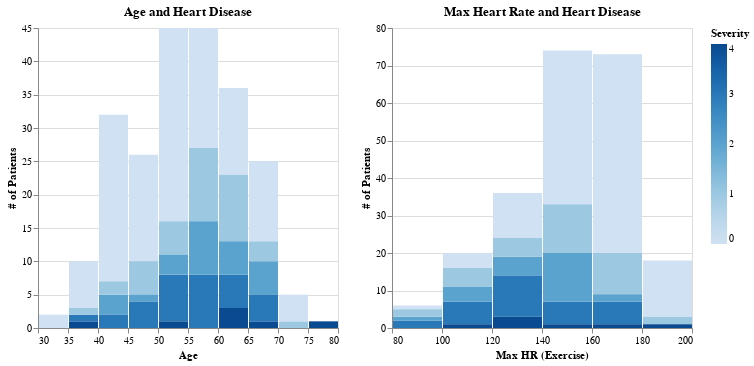

The code cell stored with this chart in its notebook:
### Markdown cell above
Initially we can see a couple of obvious trends, first off age being much lower for the null diagnosis and higher in groups with more severe diagnoses.

A null diagnosis was also correlated with much lower average sex value, indicating females are at much lower risk of heart disease which checks out with current literature.

Chest pain was high for diagnoses 2,3, and 4 while 0 and 1 had lower average reported chest pain, with a null diagnosis having the lowest. Recall that 4 was typical angina and 0 was asymptomatic.

Cholesterol varied throughout all the groups and may or may not present a link to any of the diagnoses. 

Maximum heart rate varied throughout all the groups, but notably those without a diagnosis presented a much higher max rate compared to other groups. 

To further investigate a couple of links let's look at some graphs.

### Code cell
#Plot of age and heart disease

age = alt.Chart(train_heart).mark_bar().encode(
    x=alt.X("age", bin=alt.Bin(step=5)).title("Age"),
    y=alt.Y("count()").title("# of Patients"),
    color=alt.Color("diagnosis").title("Severity")
).properties(title="Age and Heart Disease")


#Plot of max heart rate and heart disease

max_hr = alt.Chart(train_heart).mark_bar().encode(
    x=alt.X("thalach", bin=alt.Bin(step=20)).title("Max HR (Exercise)"),
    y=alt.Y("count()").title("# of Patients"),
    color=alt.Color("diagnosis").title("Severity")
).properties(title="Max Heart Rate and Heart Disease")

display(age | max_hr)

### Figure 1 — Vega-Lite specification as saved in the notebook (floating-point values rounded to 4 significant figures; data arrays with more than 128 entries replaced by an {"elided": "..."} marker saying what was removed)
{"config": {"view": {"continuousWidth": 300, "continuousHeight": 300}}, "hconcat": [{"mark": {"type": "bar"}, "encoding": {"color": {"field": "diagnosis", "title": "Severity", "type": "quantitative"}, "x": {"bin": {"step": 5}, "field": "age", "title": "Age", "type": "quantitative"}, "y": {"aggregate": "count", "title": "# of Patients", "type": "quantitative"}}, "title": "Age and Heart Disease"}, {"mark": {"type": "bar"}, "encoding": {"color": {"field": "diagnosis", "title": "Severity", "type": "quantitative"}, "x": {"bin": {"step": 20}, "field": "thalach", "title": "Max HR (Exercise)", "type": "quantitative"}, "y": {"aggregate": "count", "title": "# of Patients", "type": "quantitative"}}, "title": "Max Heart Rate and Heart Disease"}], "data": {"name": "data-cb7aa2f8b6ab5739051a09bde6f252e9"}, "$schema": "https://vega.github.io/schema/vega-lite/v5.8.0.json", "datasets": {"data-cb7aa2f8b6ab5739051a09bde6f252e9": {"elided": "227 records"}}}
